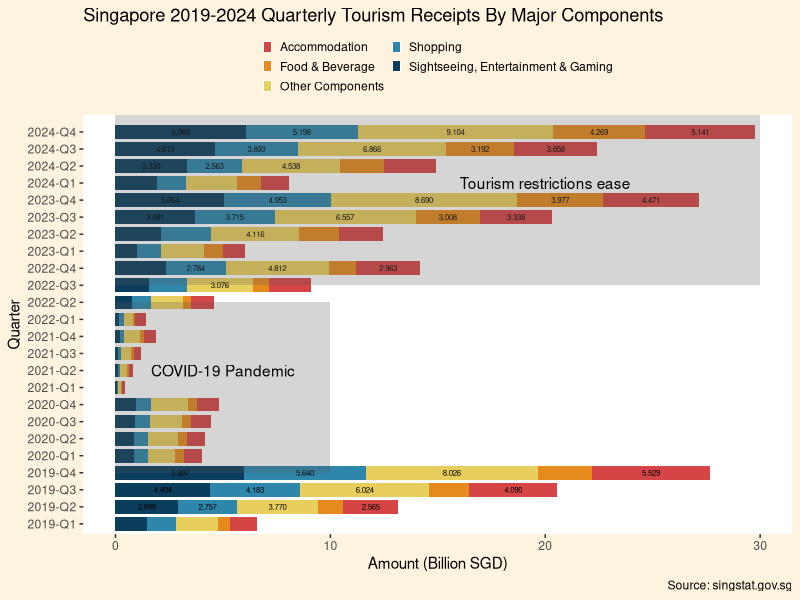

Source code (R):
## ---- chunk 1
library(tidyverse)
## ---- chunk 2
sg_tourism_data <- read.csv('singapore_tourism_receipts.csv')
## ---- chunk 3
p <- ggplot(sg_tourism_data, aes(x = value/1000, y = quarter, fill = item)) +
  geom_col(width = 0.8) +
  scale_fill_manual(values = c(
    'Sightseeing, Entertainment & Gaming'    = "#0B3D5C",
    'Shopping'       = "#2E86AB",
    'Other Components'          = "#E8CE5C",
    'Food & Beverage'  = "#E68A1E",
    'Accommodation'  = "#D64545"
  )) +
  geom_text(
    aes(label = ifelse(value/1000 >= 2.5, sprintf("%.3f", value/1000), "")),
    position = position_stack(vjust = 0.5),
    size = 2,
    color = "black"
  ) +
  guides(fill = guide_legend(nrow = 3, ncol = 2, byrow = FALSE)) +
  theme(legend.position = "top",
        legend.title = element_blank(),
        legend.background = element_blank(),
        legend.key.size = unit(0.25, "cm"),
        plot.background = element_rect(fill = "#FDF3DE", color = NA),
        panel.background = element_rect(fill = "white", color = NA),
        panel.grid.major.y = element_blank(),
        panel.grid.minor = element_blank()
        ) +
  labs(
    x = "Amount (Billion SGD)",
    y = "Quarter",
    title = "Singapore 2019-2024 Quarterly Tourism Receipts By Major Components",
    caption = 'Source: singstat.gov.sg'
  ) + 
  annotate("rect", xmin = 0, xmax = 10, ymin = 4, ymax = 14, alpha = .25) +
  annotate("text", x = 5, y = 10, label = "COVID-19 Pandemic") + 
  annotate("rect", xmin = 0, xmax = 30, ymin = 15, ymax = 25, alpha = .25) +
  annotate("text", x = 20, y = 21, label = "Tourism restrictions ease")
p
